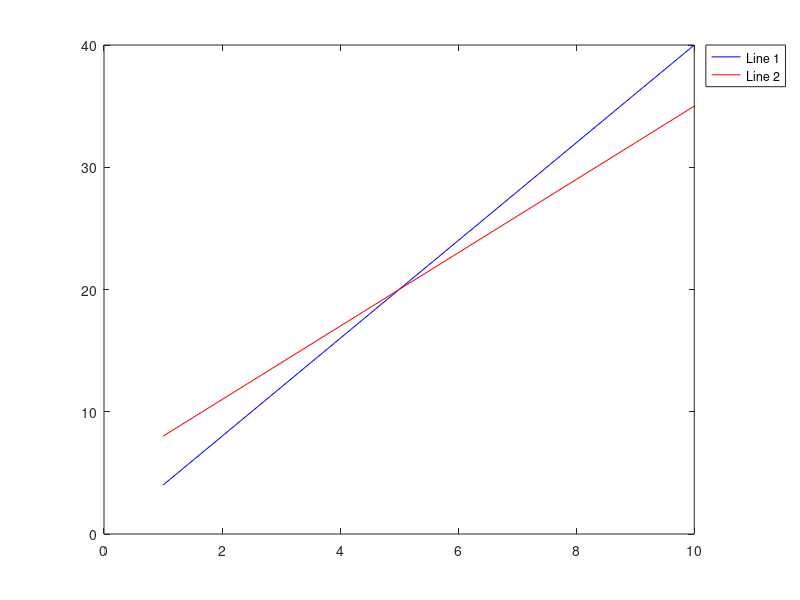

MATLAB code for this plot:
x = 1:10; y1 = 4*x;
y2 = 3*x + 5; 
figure(1), 
plot(x,y1,'b',x,y2,'r')
axP = get(gca,'Position'); 
legend('Line 1','Line 2','Location','NorthEastOutside') 
set(gca, 'Position', axP)